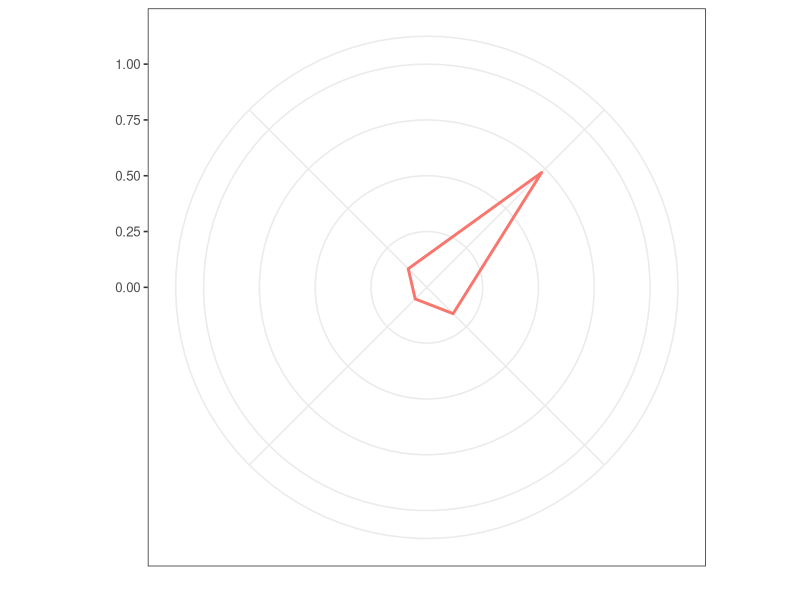
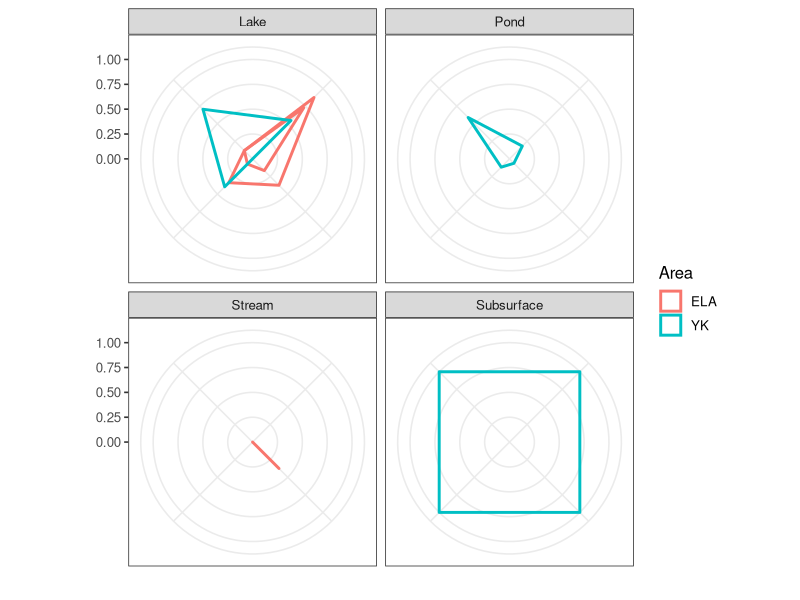

Generate these figures, in order, with R:
#Code to create a DOM Composition Wheel
#Used in ADD CITATION HERE

#Load required packages
library(ggplot2)
library(reshape2)

#CREATE COMPOSITION WHEEL DATABASE
#Import the dataset with DOM characteristics
DOM_CW <- read.csv('test_dataset.csv')

#Scale all parameters to form 4 axes with values from 0 to 1 (the min and max of that parameter in the dataset)
#These parameters can be changed depending on what you'd like to plot
DOM_CW.scaled <- na.omit(DOM_CW)   #remove any 'NA

DOM_CW.scaled$HS.      <- ( (DOM_CW.scaled$HS.)     - min(DOM_CW.scaled$HS.) )     / (max(DOM_CW.scaled$HS.)     - min(DOM_CW.scaled$HS.) )
DOM_CW.scaled$DOC.DON  <- ( (DOM_CW.scaled$DOC.DON) - min(DOM_CW.scaled$DOC.DON) ) / (max(DOM_CW.scaled$DOC.DON) - min(DOM_CW.scaled$DOC.DON) )
DOM_CW.scaled$SUVA     <- ( (DOM_CW.scaled$SUVA)    - min(DOM_CW.scaled$SUVA) )    / (max(DOM_CW.scaled$SUVA)    - min(DOM_CW.scaled$SUVA) )
DOM_CW.scaled$S275     <- ( (DOM_CW.scaled$S275)    - min(DOM_CW.scaled$S275) )    / (max(DOM_CW.scaled$S275)    - min(DOM_CW.scaled$S275) )

#Melt the newly scaled database based on identification parameters:
DOM_CW.scaled <- melt(DOM_CW.scaled, id.vars = c('Area','Type','Sample','DOC_mg.L'))

#Create a radial coordinate system with closed points and linear lines
#Taken from Erwan Le Pennec (2016):
#http://www.cmap.polytechnique.fr/~lepennec/R/Radar/RadarAndParallelPlots.html

coord_radar <- function (theta = "x", start = 0, direction = 1) 
{
  theta <- match.arg(theta, c("x", "y"))
  r <- if (theta == "x") 
    "y"
  else "x"
  ggproto("CordRadar", CoordPolar, theta = theta, r = r, start = start, 
          direction = sign(direction),
          is_linear = function(coord) TRUE)
}

#PLOT COMPOSITION WHEELS
#Plot a single sample:
ggplot(DOM_CW.scaled, aes(x=variable, y=value))+
  geom_polygon(data=subset(DOM_CW.scaled, Sample == 'L123'),
               aes(group=Sample, colour=Area),
               fill= NA,
               size=1)+
  xlab("")+
  ylab("")+
  guides(colour='none')+
  scale_y_continuous(limits=c(0,1),
                     breaks = c(0, 0.25, 0.5, 0.75, 1))+
  theme_bw(base_size = 12)+
  theme(panel.background = element_blank(),
        plot.background = element_blank(),
        axis.text.x = element_blank())+
  coord_radar()

#Plot a series of Composition Wheels
ggplot(DOM_CW.scaled, aes(x=variable, y=value))+
  geom_polygon(aes(group=interaction(Sample,Area), colour=Area),
               fill= NA,
               size=1)+
  xlab("")+
  ylab("")+
  scale_y_continuous(limits=c(0,1),
                     breaks = c(0, 0.25, 0.5, 0.75, 1))+
  facet_wrap(.~Type)+
  theme_bw(base_size = 12)+
  theme(panel.background = element_blank(),
        plot.background = element_blank(),
        axis.text.x = element_blank())+
  coord_radar()
